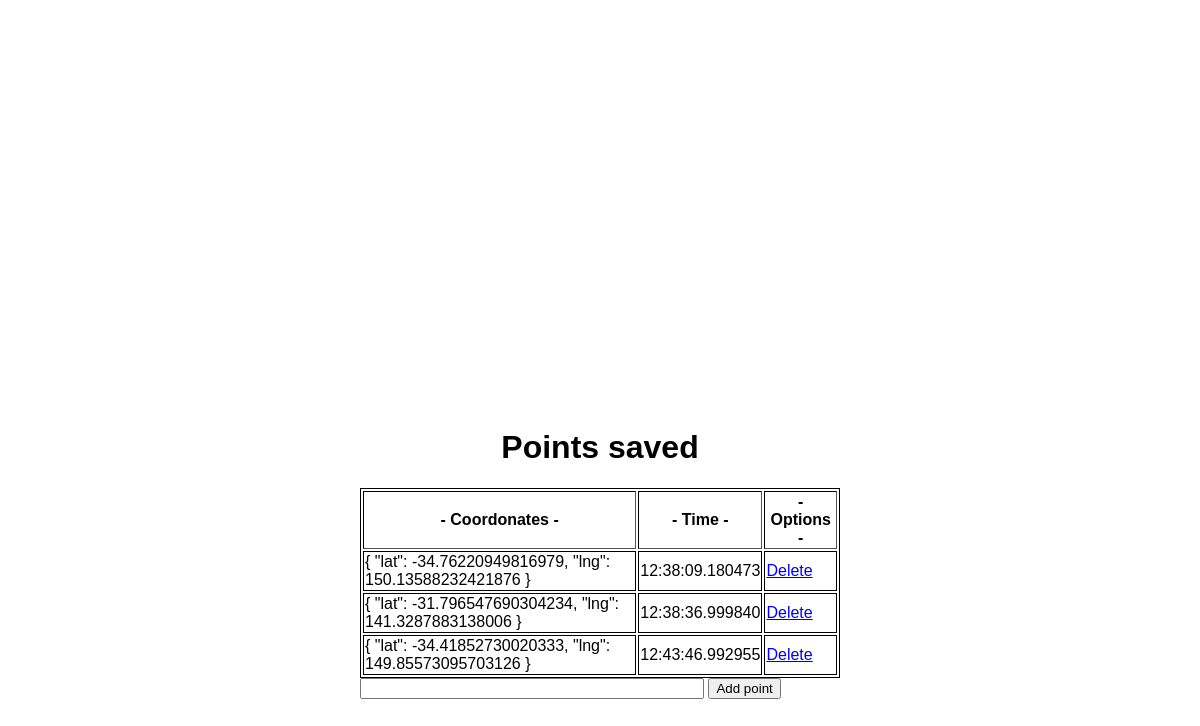
Before: / with the older database file.
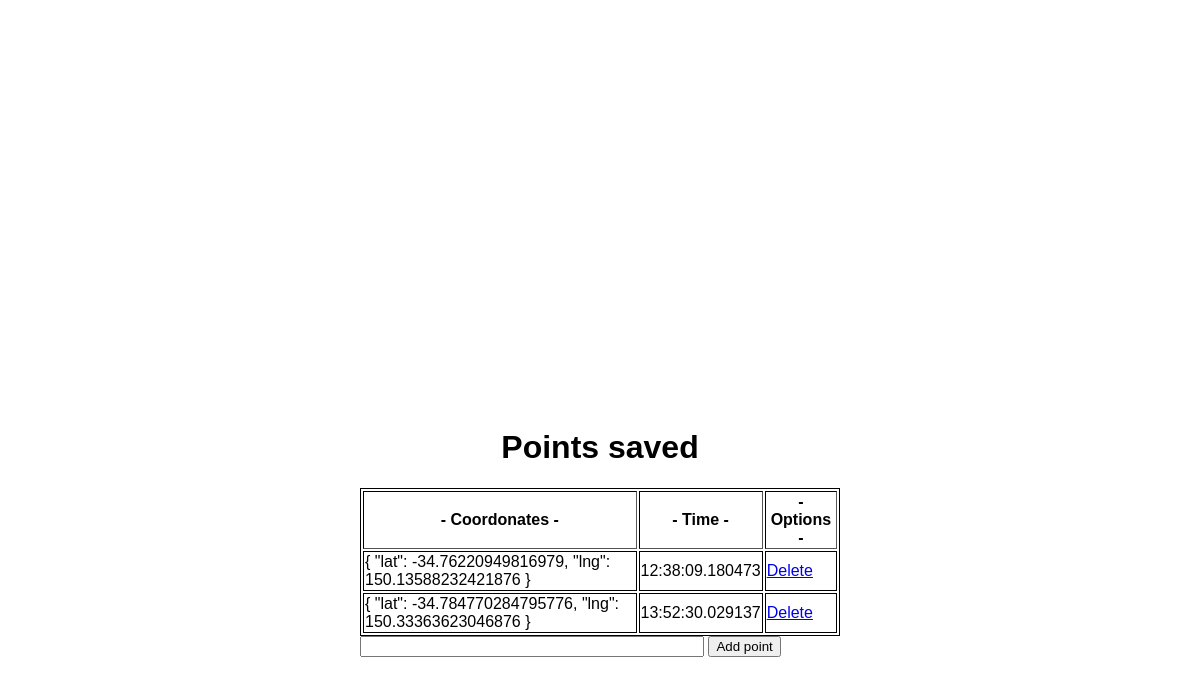
After: the same page with the newer database file.
### app.py (models this page shows, shortened)
class Point(db.Model):
    id = db.Column(db.Integer, primary_key = True)
    content = db.Column(db.String(150), nullable=False)
    date_created = db.Column(db.DateTime, default = datetime.utcnow)

### app.py (the view)
@app.route('/',methods=['POST','GET'])
def index():
    if request.method == 'POST':
        position_coord = request.form['content']
        new_point = Point(content=position_coord)
        try :
            db.session.add(new_point)
            db.session.commit()
            return redirect('/')
        except :
            return 'There was an issue adding your point'
    else :
        points = Point.query.order_by(Point.date_created).all()
        return render_template('index.html', points=points)

### templates/index.html (shortened to what this page needs)
<!DOCTYPE html>
<html>
  <head>
    <link rel="stylesheet" href="{{url_for('static', filename='css/style.css')}}" />
  </head>
  <body>
    <div id="map"></div>
    <div class="'content" id="tab">
      <h1 style="text-align : center">Points saved</h1>
      <table border="1">
        <tr>
          <th>- Coordonates -</th>
          <th>- Time -</th>
          <th>- Options -</th>
        </tr>
        {% for point in points%}
        <tr>
          <td>{{point.content}}</td>
          <td>{{point.date_created.time()}}</td>
          <td>
            <a href="/delete/{{point.id}}">Delete</a>
          </td>
        </tr>
        {% endfor %}
      </table>
      <form action="/" method="POST">
          <input type="text" name="content" id="content" style="width :70%">
        <input type="submit" value="Add point">
      </form>
    </div>
  </body>
</html>

### static/css/style.css (style rules this page uses)
#map { height: 50%; width: 50%; margin-left: auto; margin-right: auto; }
#tab { height: 20%; width: 40%; margin-left: auto; margin-right: auto; }
html, body { height: 100%; margin-left: auto; margin-right: auto; padding: 0; font-family: sans-serif }
table { border: 1px solid black; }
td { border: 1px solid black; }

Changed rows visible on the page:
removed Point: content "{ \"lat\": -34.41852730020333, \"lng\": 149.85573095703126 }", date_created.time "12:43:46.992955"
changed Point: content "{ \"lat\": -31.796547690304234, \"lng\": 141.3287883138006 }" → "{ \"lat\": -34.784770284795776, \"lng\": 150.33363623046876 }"; date_created.time "12:38:36.999840" → "13:52:30.029137"
